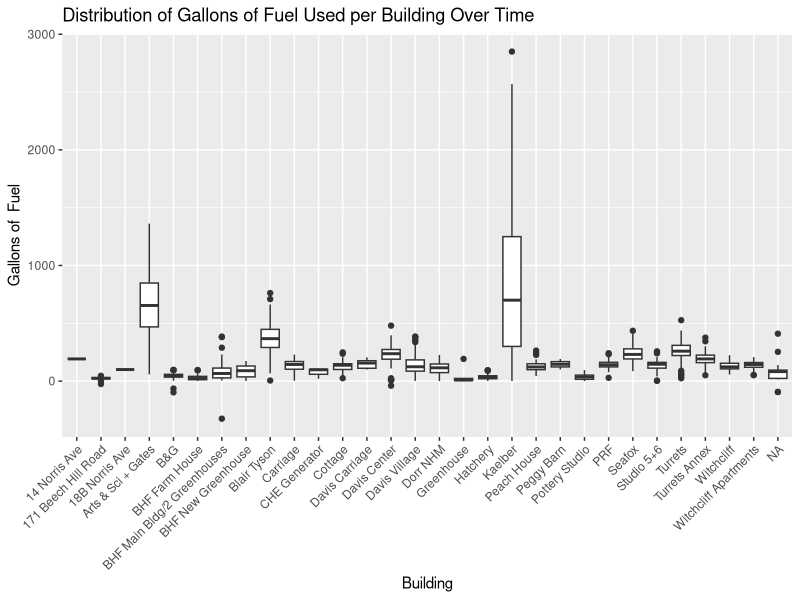
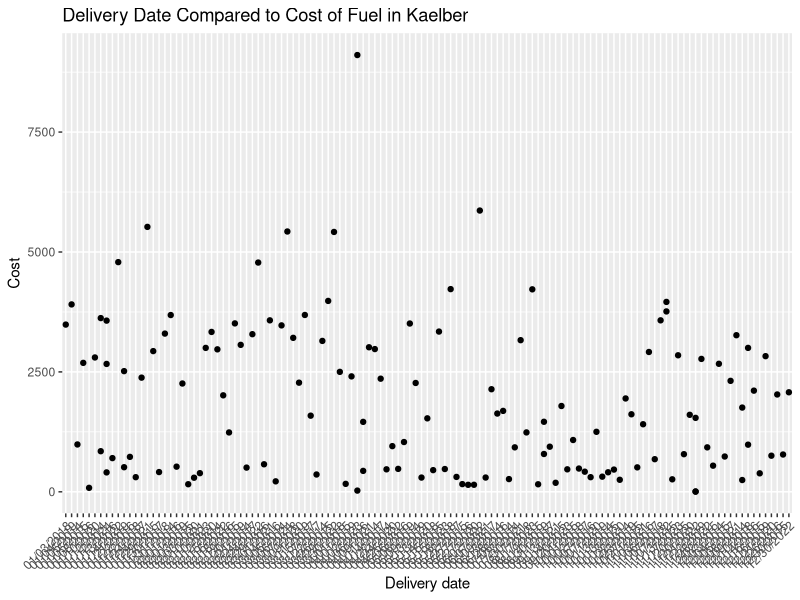
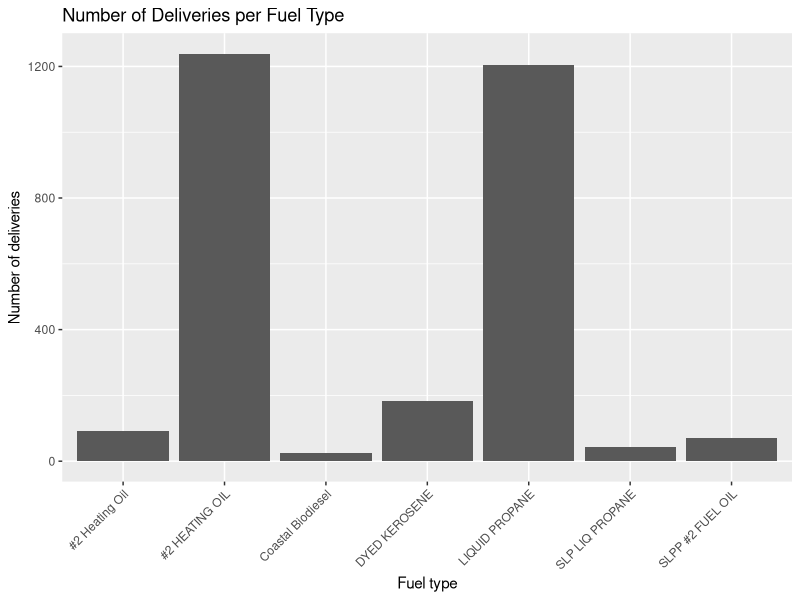
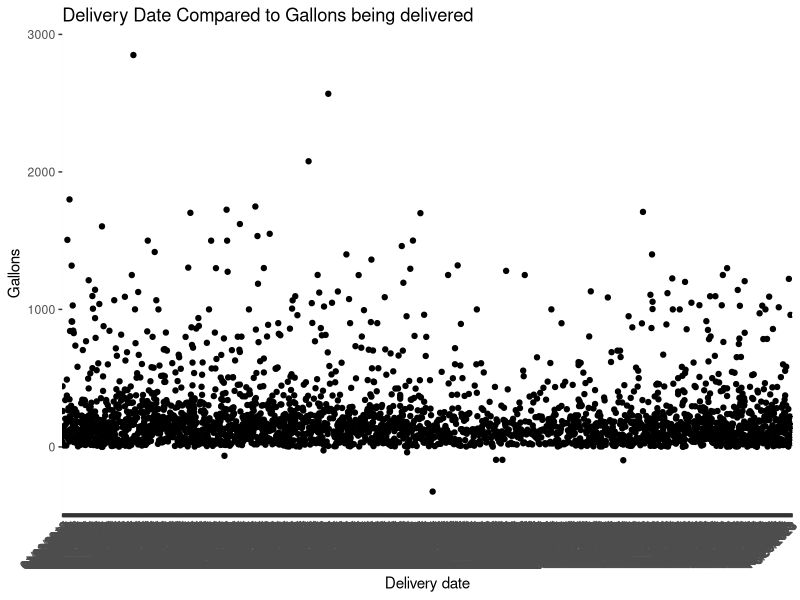

Source code (R) for these figures, in order:
## ---- chunk 1
library(tidyverse)
library(broom)
library(readr)
## ---- chunk 2
fuels <- read_csv("../data/Dead-River.csv",
                  col_names = c("X1", "X2", 
                                "Delivery_date", "Fuel_type",
                                "Tank_number", "Building",
                                "Gallons", "Unit_cost",
                                "Cost")) %>% 
  select(Delivery_date, Fuel_type, Tank_number, 
       Building, Gallons, Unit_cost, Cost) |>
  filter(Delivery_date != "Delivery Date") %>% 
  mutate(Tank_number = case_when(
  Tank_number == "Tank 8" ~ "8",
  Tank_number == "Tank 3" ~ "3",
  Tank_number == "Tank 24" ~ "24",
  Tank_number == "Tank 17" ~ "17",
  TRUE ~ Tank_number
),
Tank_number = as.integer(Tank_number)) %>% 
  
  mutate(Cost = case_when(
    Cost == "610.12 cr" ~ "-610.12",
    TRUE ~ Cost
  ),
  Cost = as.numeric(Cost)) %>% 
  
  mutate(Gallons = as.numeric(Gallons)) %>% 
  mutate(Unit_cost = as.numeric(Unit_cost))
## ---- chunk 3
glimpse(fuels)

## ---- chunk 4

ggplot(fuels, aes(x = Building, y = Gallons)) +
  geom_boxplot() +
  labs(x = "Building",
       y = "Gallons of  Fuel",
       title = "Distribution of Gallons of Fuel Used per Building Over Time") +
  scale_x_discrete(guide = guide_axis(angle = 45))

fuels |>
  filter(Building == "Kaelber") |>
  ggplot(aes(x = Delivery_date, y = Cost)) +
  geom_point() +
  scale_x_discrete(guide = guide_axis(angle = 45)) +
  labs(x = "Delivery date",
       y = "Cost",
       title = "Delivery Date Compared to Cost of Fuel in Kaelber")

ggplot(fuels, aes(x = Fuel_type)) +
  geom_bar() +
  scale_x_discrete(guide = guide_axis(angle = 45)) +
  labs(x = "Fuel type",
       y = "Number of deliveries",
       title = "Number of Deliveries per Fuel Type")

ggplot(fuels, aes(x = Delivery_date, y = Gallons)) +
  geom_point() +
  scale_x_discrete(guide = guide_axis(angle = 45)) +
  labs(x = "Delivery date",
       y = "Gallons",
       title = "Delivery Date Compared to Gallons being delivered") # this doesn't really make sense and we need to change the date problem
